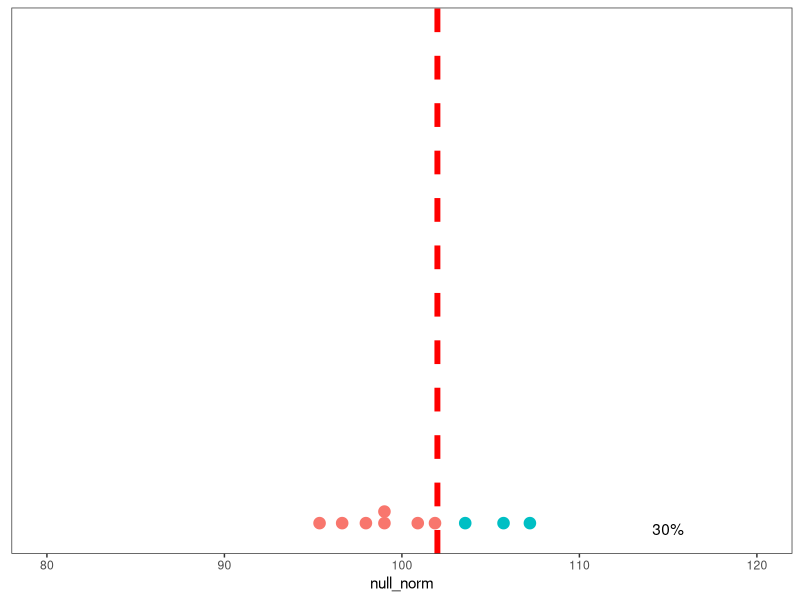
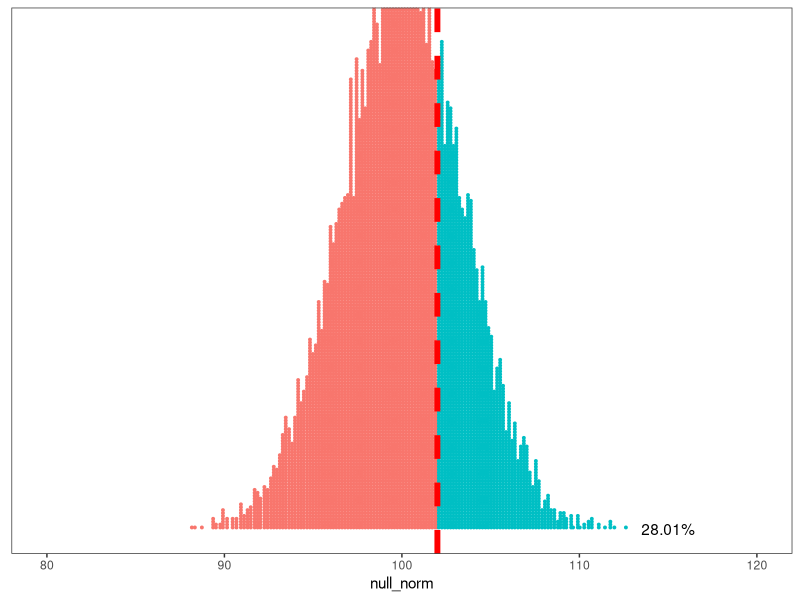
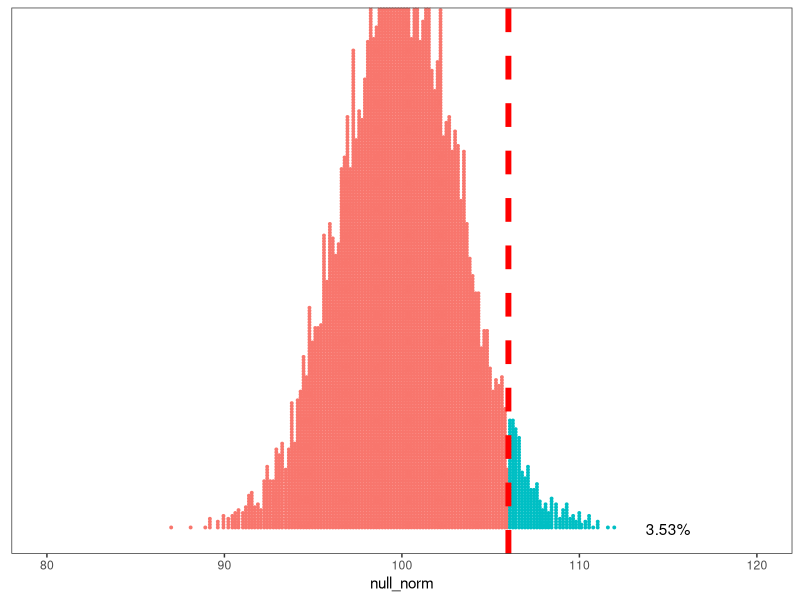
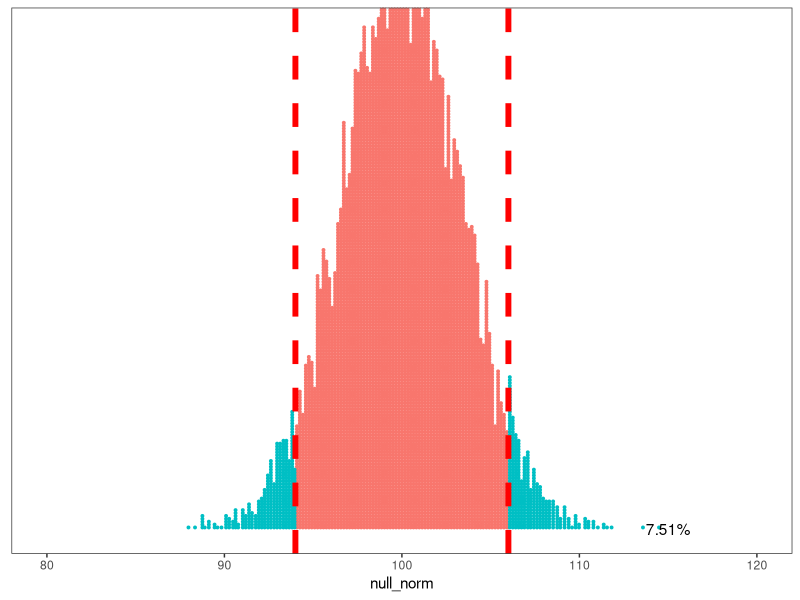
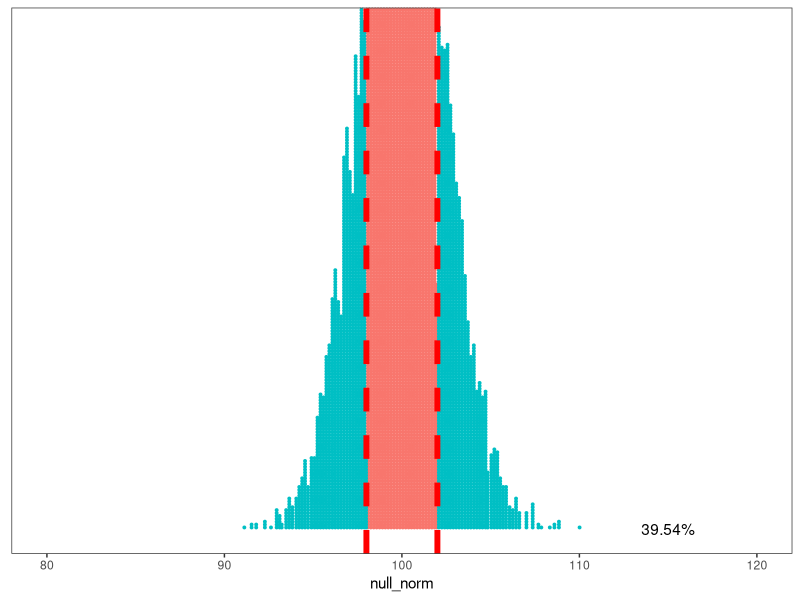

Write the R code that produced these figures, in order. (Note: this script raises an error after producing the figures.)

library(tidyverse)




alternative = "greater"
observed_sample = c(96, 128,  94, 108, 121,  89,  85,  84, 123,  97, 123, 101, 120, 111,  86,  93, 103,  79, 100,  99)
observation_mean = mean(observed_sample)
observation_mean

IQ_generalpop_mean = 100
IQ_generalpop_sd = 15
n = length(observed_sample)

iter = 10
null_norm = replicate(iter, mean(rnorm(mean = IQ_generalpop_mean, sd = IQ_generalpop_sd, n = n)))


abs_difference_from_pop_mean = abs(IQ_generalpop_mean - observation_mean)

thresholds = if(alternative == "greater"){
  IQ_generalpop_mean + abs_difference_from_pop_mean
} else if(alternative == "less"){
  IQ_generalpop_mean - abs_difference_from_pop_mean
} else if(alternative == "two.sided"){
  c(IQ_generalpop_mean - abs_difference_from_pop_mean, IQ_generalpop_mean + abs_difference_from_pop_mean)
}


null_norm_df = data.frame(null_norm)

which_more_extreme = 
  if(alternative == "greater"){
    null_norm >= thresholds
  } else if(alternative == "less"){
    null_norm <= thresholds
  } else if(alternative == "two.sided"){
    (null_norm <= thresholds[1] | null_norm >= thresholds[2])
  }



null_norm_df = cbind(null_norm_df, which_more_extreme)
percent_greater = round(sum(which_more_extreme)/length(which_more_extreme)*100, 2)

null_norm_df %>% 
  ggplot() +
  aes(x = null_norm, col = which_more_extreme, fill = which_more_extreme) +
  geom_dotplot(binwidth = 1.5/log(iter)) +
  xlim(c(80,120)) +
  geom_vline(xintercept = thresholds, size = 2, linetype = "dashed", col = "red") +
  annotate("text", x = 115, y = 0, label = paste0(percent_greater, "%")) +
  theme_bw() +
  theme(legend.position = "none", 
        panel.grid.major = element_blank(), 
        panel.grid.minor = element_blank(), 
        axis.title.y=element_blank(),
        axis.text.y=element_blank(),
        axis.ticks.y=element_blank()) 

t.test(mu = 100, x = observed_sample, alternative = alternative)








alternative = "greater"
observed_sample = c(96, 128,  94, 108, 121,  89,  85,  84, 123,  97, 123, 101, 120, 111,  86,  93, 103,  79, 100,  99)
observation_mean = mean(observed_sample)
observation_mean

IQ_generalpop_mean = 100
IQ_generalpop_sd = 15
n = length(observed_sample)

iter = 10000
null_norm = replicate(iter, mean(rnorm(mean = IQ_generalpop_mean, sd = IQ_generalpop_sd, n = n)))


abs_difference_from_pop_mean = abs(IQ_generalpop_mean - observation_mean)

thresholds = if(alternative == "greater"){
  IQ_generalpop_mean + abs_difference_from_pop_mean
} else if(alternative == "less"){
  IQ_generalpop_mean - abs_difference_from_pop_mean
} else if(alternative == "two.sided"){
  c(IQ_generalpop_mean - abs_difference_from_pop_mean, IQ_generalpop_mean + abs_difference_from_pop_mean)
}


null_norm_df = data.frame(null_norm)

which_more_extreme = 
  if(alternative == "greater"){
    null_norm >= thresholds
  } else if(alternative == "less"){
    null_norm <= thresholds
  } else if(alternative == "two.sided"){
    (null_norm <= thresholds[1] | null_norm >= thresholds[2])
  }



null_norm_df = cbind(null_norm_df, which_more_extreme)
percent_greater = round(sum(which_more_extreme)/length(which_more_extreme)*100, 2)

null_norm_df %>% 
  ggplot() +
  aes(x = null_norm, col = which_more_extreme, fill = which_more_extreme) +
  geom_dotplot(binwidth = 1.5/log(iter)) +
  xlim(c(80,120)) +
  geom_vline(xintercept = thresholds, size = 2, linetype = "dashed", col = "red") +
  annotate("text", x = 115, y = 0, label = paste0(percent_greater, "%")) +
  theme_bw() +
  theme(legend.position = "none", 
        panel.grid.major = element_blank(), 
        panel.grid.minor = element_blank(), 
        axis.title.y=element_blank(),
        axis.text.y=element_blank(),
        axis.ticks.y=element_blank()) 

t.test(mu = 100, x = observed_sample, alternative = alternative)



alternative = "greater"
observed_sample = c(96, 128,  94, 108, 121,  89,  85,  84, 123,  97, 123, 101, 120, 111,  86,  93, 103,  79, 100,  99) + 4
observation_mean = mean(observed_sample)
observation_mean

IQ_generalpop_mean = 100
IQ_generalpop_sd = 15
n = length(observed_sample)

iter = 10000
null_norm = replicate(iter, mean(rnorm(mean = IQ_generalpop_mean, sd = IQ_generalpop_sd, n = n)))


abs_difference_from_pop_mean = abs(IQ_generalpop_mean - observation_mean)

thresholds = if(alternative == "greater"){
  IQ_generalpop_mean + abs_difference_from_pop_mean
} else if(alternative == "less"){
  IQ_generalpop_mean - abs_difference_from_pop_mean
} else if(alternative == "two.sided"){
  c(IQ_generalpop_mean - abs_difference_from_pop_mean, IQ_generalpop_mean + abs_difference_from_pop_mean)
}


null_norm_df = data.frame(null_norm)

which_more_extreme = 
  if(alternative == "greater"){
    null_norm >= thresholds
  } else if(alternative == "less"){
    null_norm <= thresholds
  } else if(alternative == "two.sided"){
    (null_norm <= thresholds[1] | null_norm >= thresholds[2])
  }



null_norm_df = cbind(null_norm_df, which_more_extreme)
percent_greater = round(sum(which_more_extreme)/length(which_more_extreme)*100, 2)

null_norm_df %>% 
  ggplot() +
  aes(x = null_norm, col = which_more_extreme, fill = which_more_extreme) +
  geom_dotplot(binwidth = 1.5/log(iter)) +
  xlim(c(80,120)) +
  geom_vline(xintercept = thresholds, size = 2, linetype = "dashed", col = "red") +
  annotate("text", x = 115, y = 0, label = paste0(percent_greater, "%")) +
  theme_bw() +
  theme(legend.position = "none", 
        panel.grid.major = element_blank(), 
        panel.grid.minor = element_blank(), 
        axis.title.y=element_blank(),
        axis.text.y=element_blank(),
        axis.ticks.y=element_blank()) 

t.test(mu = 100, x = observed_sample, alternative = alternative)






alternative = "two.sided"
observed_sample = c(96, 128,  94, 108, 121,  89,  85,  84, 123,  97, 123, 101, 120, 111,  86,  93, 103,  79, 100,  99) +4
observation_mean = mean(observed_sample)
observation_mean

IQ_generalpop_mean = 100
IQ_generalpop_sd = 15
n = length(observed_sample)

iter = 10000
null_norm = replicate(iter, mean(rnorm(mean = IQ_generalpop_mean, sd = IQ_generalpop_sd, n = n)))


abs_difference_from_pop_mean = abs(IQ_generalpop_mean - observation_mean)

thresholds = if(alternative == "greater"){
  IQ_generalpop_mean + abs_difference_from_pop_mean
} else if(alternative == "less"){
  IQ_generalpop_mean - abs_difference_from_pop_mean
} else if(alternative == "two.sided"){
  c(IQ_generalpop_mean - abs_difference_from_pop_mean, IQ_generalpop_mean + abs_difference_from_pop_mean)
}


null_norm_df = data.frame(null_norm)

which_more_extreme = 
  if(alternative == "greater"){
    null_norm >= thresholds
  } else if(alternative == "less"){
    null_norm <= thresholds
  } else if(alternative == "two.sided"){
    (null_norm <= thresholds[1] | null_norm >= thresholds[2])
  }



null_norm_df = cbind(null_norm_df, which_more_extreme)
percent_greater = round(sum(which_more_extreme)/length(which_more_extreme)*100, 2)

null_norm_df %>% 
  ggplot() +
  aes(x = null_norm, col = which_more_extreme, fill = which_more_extreme) +
  geom_dotplot(binwidth = 1.5/log(iter)) +
  xlim(c(80,120)) +
  geom_vline(xintercept = thresholds, size = 2, linetype = "dashed", col = "red") +
  annotate("text", x = 115, y = 0, label = paste0(percent_greater, "%")) +
  theme_bw() +
  theme(legend.position = "none", 
        panel.grid.major = element_blank(), 
        panel.grid.minor = element_blank(), 
        axis.title.y=element_blank(),
        axis.text.y=element_blank(),
        axis.ticks.y=element_blank()) 

t.test(mu = 100, x = observed_sample, alternative = alternative)




alternative = "two.sided"
observed_sample = c(96, 128,  94, 108, 121,  89,  85,  84, 123,  97, 123, 101, 120, 111,  86,  93, 103,  79, 100,  99, 96, 128,  94, 108, 121,  89,  85,  84, 123,  97, 123, 101, 120, 111,  86,  93, 103,  79, 100,  99)
observation_mean = mean(observed_sample)
observation_mean

IQ_generalpop_mean = 100
IQ_generalpop_sd = 15
n = length(observed_sample)

iter = 10000
null_norm = replicate(iter, mean(rnorm(mean = IQ_generalpop_mean, sd = IQ_generalpop_sd, n = n)))


abs_difference_from_pop_mean = abs(IQ_generalpop_mean - observation_mean)

thresholds = if(alternative == "greater"){
  IQ_generalpop_mean + abs_difference_from_pop_mean
} else if(alternative == "less"){
  IQ_generalpop_mean - abs_difference_from_pop_mean
} else if(alternative == "two.sided"){
  c(IQ_generalpop_mean - abs_difference_from_pop_mean, IQ_generalpop_mean + abs_difference_from_pop_mean)
}


null_norm_df = data.frame(null_norm)

which_more_extreme = 
  if(alternative == "greater"){
    null_norm >= thresholds
  } else if(alternative == "less"){
    null_norm <= thresholds
  } else if(alternative == "two.sided"){
    (null_norm <= thresholds[1] | null_norm >= thresholds[2])
  }



null_norm_df = cbind(null_norm_df, which_more_extreme)
percent_greater = round(sum(which_more_extreme)/length(which_more_extreme)*100, 2)

null_norm_df %>% 
  ggplot() +
  aes(x = null_norm, col = which_more_extreme, fill = which_more_extreme) +
  geom_dotplot(binwidth = 1.5/log(iter)) +
  xlim(c(80,120)) +
  geom_vline(xintercept = thresholds, size = 2, linetype = "dashed", col = "red") +
  annotate("text", x = 115, y = 0, label = paste0(percent_greater, "%")) +
  theme_bw() +
  theme(legend.position = "none", 
        panel.grid.major = element_blank(), 
        panel.grid.minor = element_blank(), 
        axis.title.y=element_blank(),
        axis.text.y=element_blank(),
        axis.ticks.y=element_blank()) 

t.test(mu = 100, x = observed_sample, alternative = alternative)


summary = data %>% 
  group_by(group) %>% 
  summarize(mean = mean(anxiety), sd = sd(anxiety))
summary

data %>% 
  ggplot() +
  aes(x = group, y = anxiety) +
  geom_boxplot()

t_test_results_one_sided = t.test(anxiety ~ group, data = data, alternative = "less")
t_test_results_one_sided

